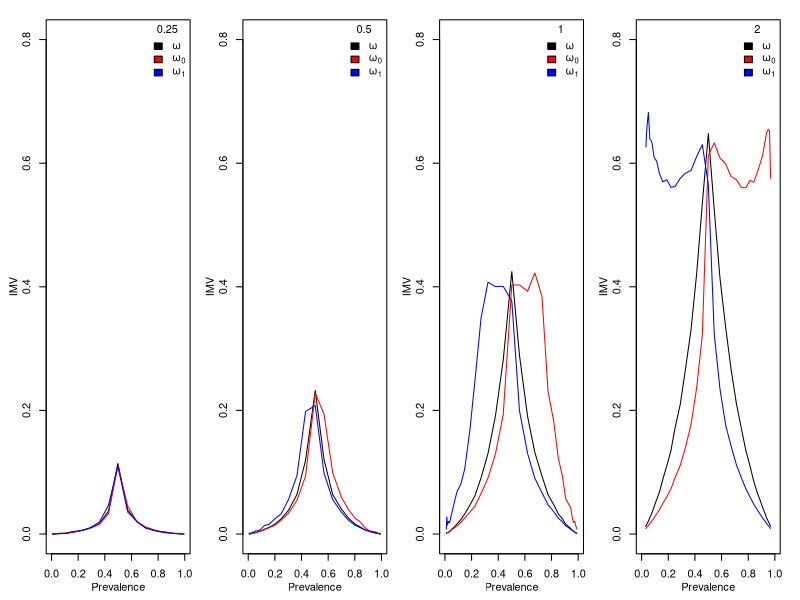

Generate this figure with R:
##binomial x
ff<-function(args) {#b0,b1=b1,N=N,p0) {
    for (i in 1:length(args)) assign(names(args)[i],args[[i]])
    imv<-function(y,p1,p2) {
        ##
        ll<-function(x,p) {
            z<-log(p)*x+log(1-p)*(1-x)
            z<-sum(z)/length(x)
            exp(z)
        }    
        loglik1<-ll(y,p1)
        loglik2<-ll(y,p2)
        getcoins<-function(a) {
            f<-function(p,a) abs(p*log(p)+(1-p)*log(1-p)-log(a))
            nlminb(.5,f,lower=0.001,upper=.999,a=a)$par
        }
        c1<-getcoins(loglik1)
        c2<-getcoins(loglik2)
        ew<-function(p1,p0) (p1-p0)/p0
        imv<-ew(c2,c1)
        imv
    }
    x<-rbinom(N,1,p0)
    p<-1/(1+exp(-1*(b0+b1*x)))
    y<-rbinom(length(x),1,p)
    y2<-rbinom(length(x),1,p)
    df<-data.frame(x=x,p=p,y=y,y2=y2)
    ##
    m<-glm(y~x,df,family="binomial")
    df$fit<-predict(m,type="response")
    ##
    om<-imv(df$y2,rep(mean(df$y),nrow(df)),df$fit)
    df0<-df[df$y==0,]
    om0<-imv(df0$y2,rep(mean(df$y),nrow(df0)),df0$fit)
    df1<-df[df$y==1,]
    om1<-imv(df1$y2,rep(mean(df$y),nrow(df1)),df1$fit)
    ##
    c(p=p0,b0=b0,b1=b1,prev=mean(df$y),om=om,om0=om0,om1=om1)
}

b0<-c(-5) #c(seq(-6,-4,length=15),seq(4,6,length=15))
N<-50000
p0<-c(.999,.99,.01,.001)
b1<-c(2,4)
pars<-expand.grid(b0=b0,N=N,p0=p0,b1=b1,nn=1:50)
pars<-split(pars,1:nrow(pars))

library(parallel)
x<-mclapply(pars,ff,mc.cores=25)
df<-data.frame(do.call("rbind",x))
df$om0om<-df$om0/df$om
df$om1om<-df$om1/df$om
df<-df[is.finite(df$om0om),]

id<-paste(df$p,df$b0,df$b1)
L<-split(df,id)
t(sapply(L,colMeans))

  m<-by(df$om0om,id,mean)
prev<-by(df$prev,id,mean)
s<-by(df$om0om,id,max)
cbind(prev,m,s)
       
                                                                



#######################################
ff<-function(b0,b1=b1,N=N) {
    imv<-function(y,p1,p2) {
        ##
        ll<-function(x,p) {
            z<-log(p)*x+log(1-p)*(1-x)
            z<-sum(z)/length(x)
            exp(z)
        }    
        loglik1<-ll(y,p1)
        loglik2<-ll(y,p2)
        getcoins<-function(a) {
            f<-function(p,a) abs(p*log(p)+(1-p)*log(1-p)-log(a))
            nlminb(.5,f,lower=0.001,upper=.999,a=a)$par
        }
        c1<-getcoins(loglik1)
        c2<-getcoins(loglik2)
        ew<-function(p1,p0) (p1-p0)/p0
        imv<-ew(c2,c1)
        imv
    }
    x<-rnorm(N)
    p<-1/(1+exp(-1*(b0+b1*x)))
    y<-rbinom(length(x),1,p)
    y2<-rbinom(length(x),1,p)
    df<-data.frame(x=x,p=p,y=y,y2=y2)
    ##
    m<-glm(y~x,df,family="binomial")
    df$fit<-predict(m,type="response")
    ##
    om<-imv(df$y2,rep(mean(df$y),nrow(df)),df$fit)
    df0<-df[df$y==0,]
    om0<-imv(df0$y2,rep(mean(df$y),nrow(df0)),df0$fit)
    df1<-df[df$y==1,]
    om1<-imv(df1$y2,rep(mean(df$y),nrow(df1)),df1$fit)
    ##
    c(b0,mean(df$y),om,om0,om1)
}

par(mfrow=c(1,4),mgp=c(2,1,0),mar=c(3,3,1,1),oma=rep(.5,4))
b0L<-seq(-5,5,length=35)
for (b1 in c(.25,.5,1,2)) {
    plot(NULL,xlim=c(0,1),ylim=c(0,.8),xlab="Prevalence",ylab="IMV")
    legend("topright",bty="n",fill=c("black","red","blue"),legend=c(expression(omega),expression(omega[0]),expression(omega[1])),title=as.character(b1))
    N<-5000
    tab<-list()
    for (i in 1:length(b0L)) {
        tmp<-list()
        for (ii in 1:20) tmp[[ii]]<-ff(b0L[i],b1=b1,N=N)
        tmp<-do.call("rbind",tmp)
        tab[[i]]<-colMeans(tmp)
    }
    x<-do.call("rbind",tab)
    lines(x[,2],x[,3],col='black')
    lines(x[,2],x[,4],col='red')
    lines(x[,2],x[,5],col='blue')
}
